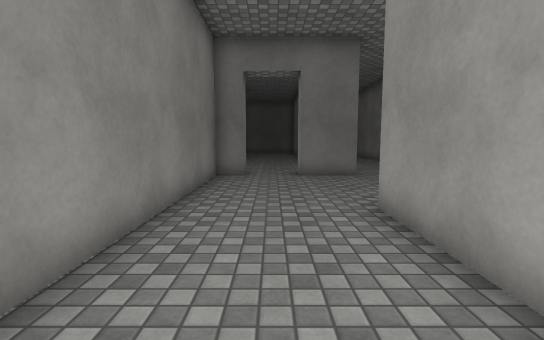
view 1 (above)

24 first-person views from a walk through a scene from a Unity 3-D project. The camera is 1.3 m above the floor, tilts 6° down and sees 85° across. The floor is counted in squares, 1 m on a side. Each view is taken from the middle of a square. On the plan, view 1 faces up. The plan holds only what a view shows up to about 14 squares ahead; the rest is blank. The place goes on beyond the plan. Door leaves are left out, so doorways stand open. Surface patterns are stand-ins for the level's own textures.

view 2
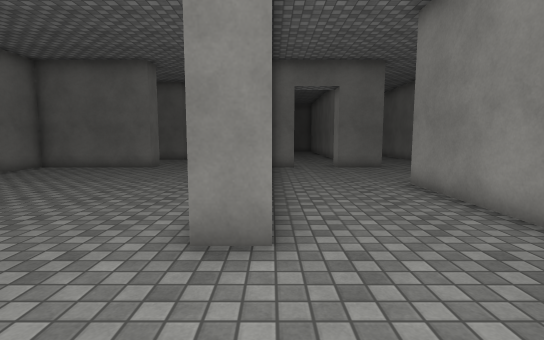

view 3
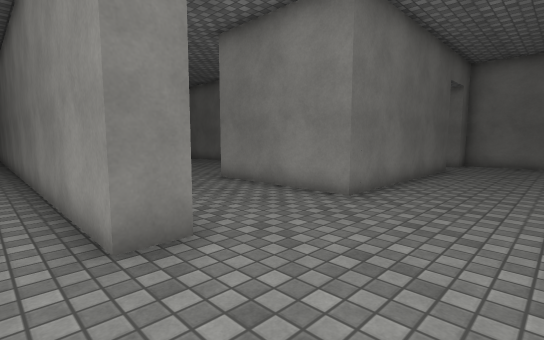

view 4
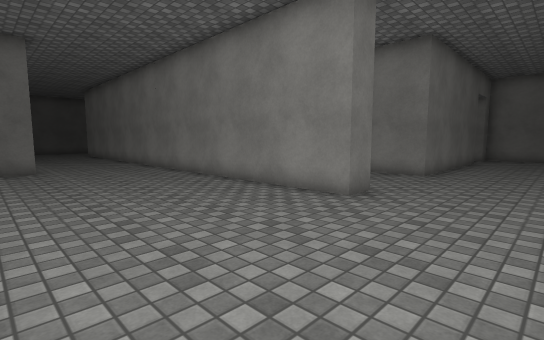

view 5
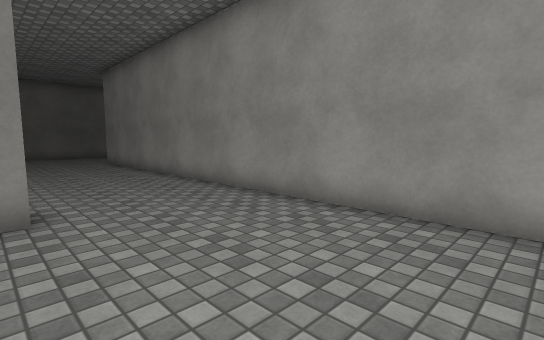

view 6
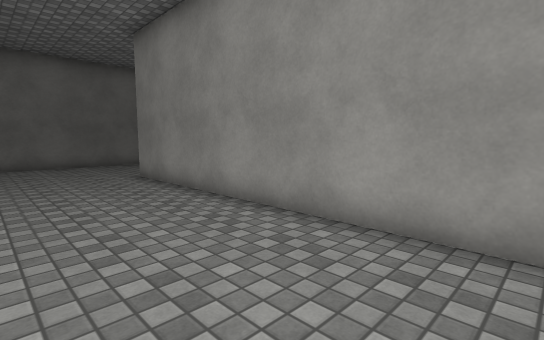

view 7
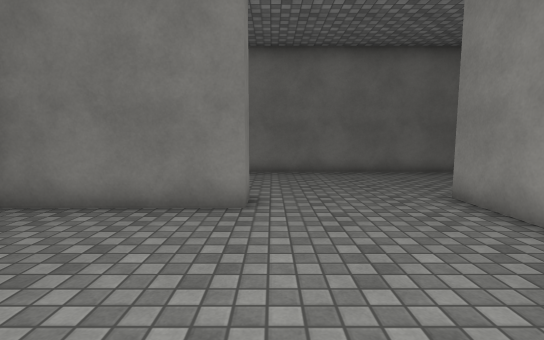

view 8
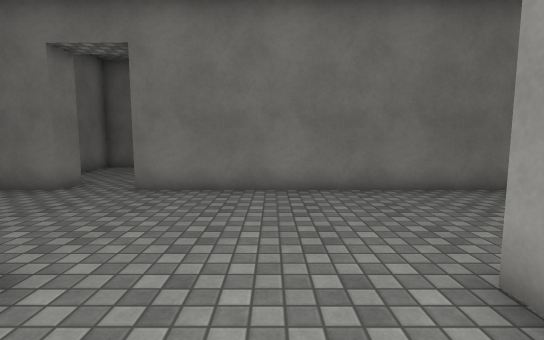

view 9
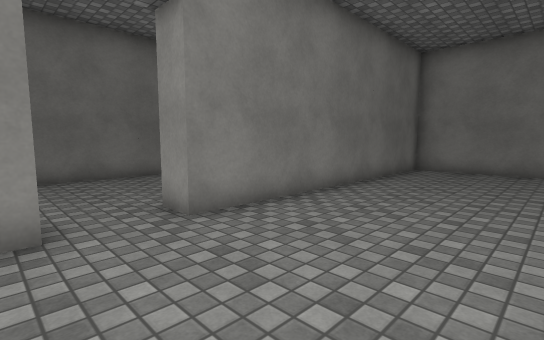

view 10
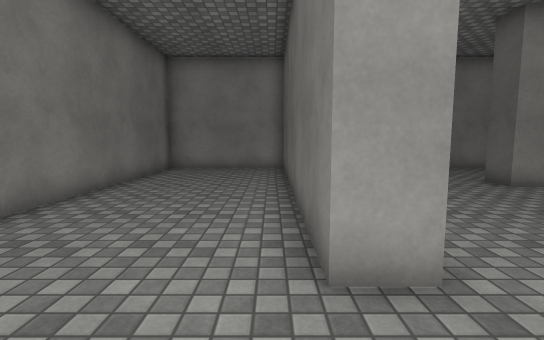

view 11
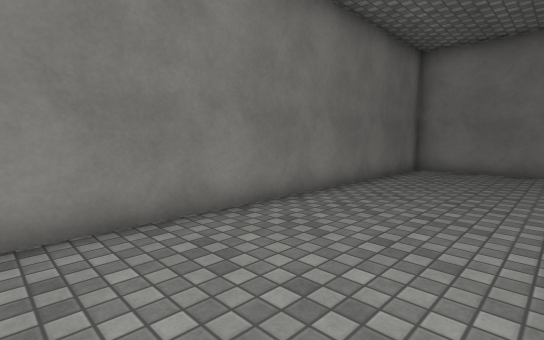

view 12
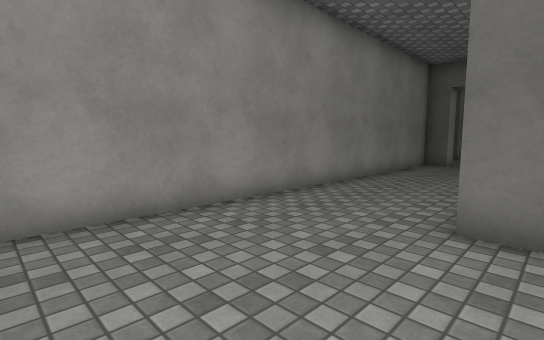

view 13
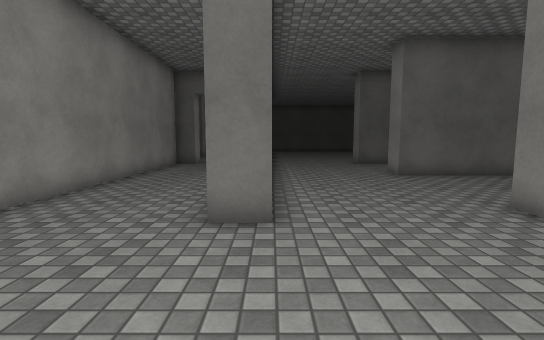

view 14
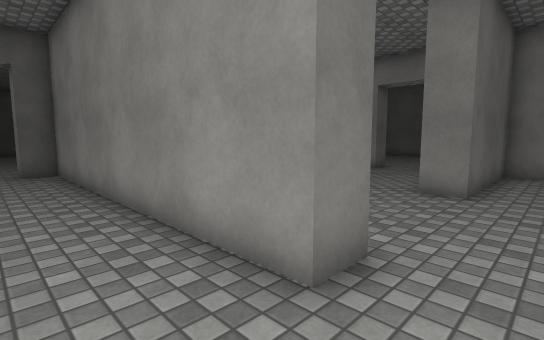

view 15
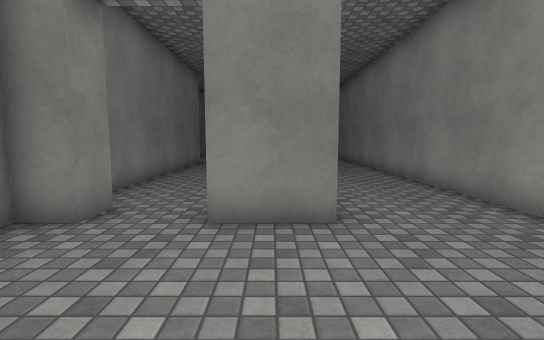

view 16
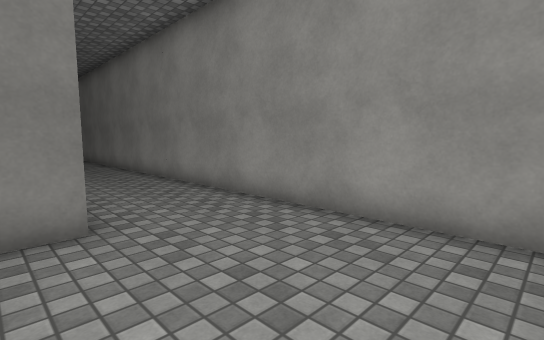

view 17
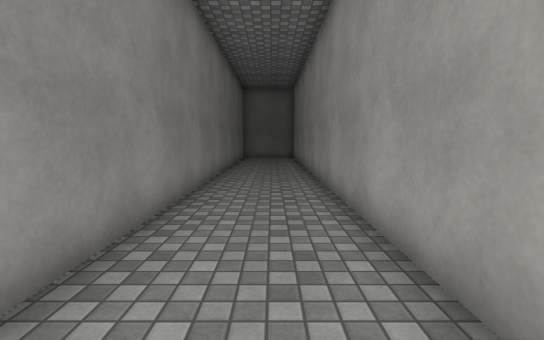

view 18
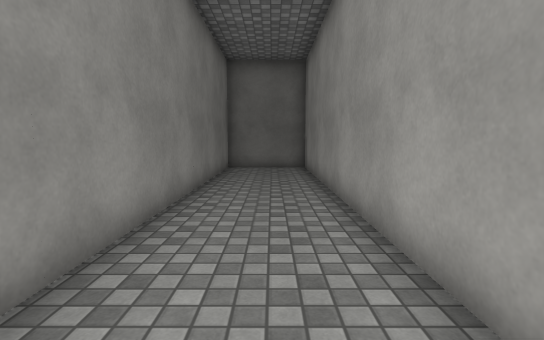

view 19
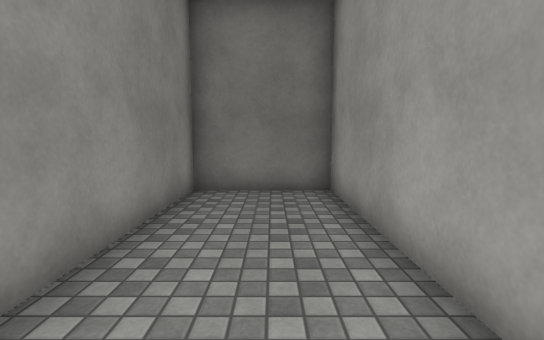

view 20
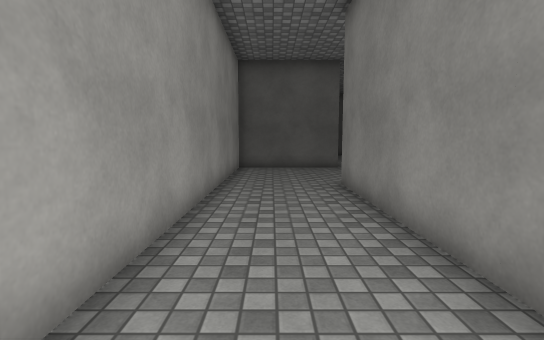

view 21
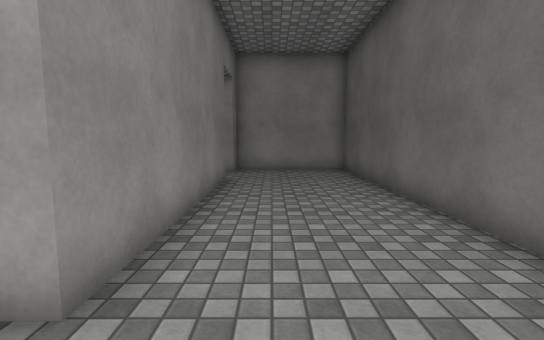

view 22
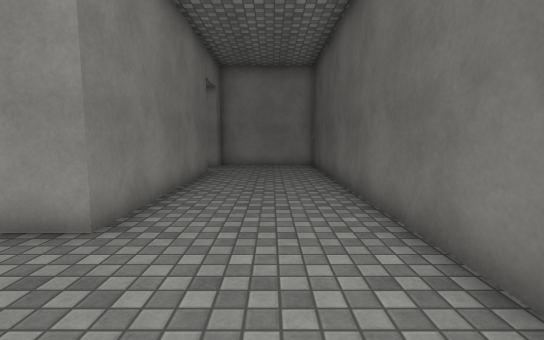

view 23
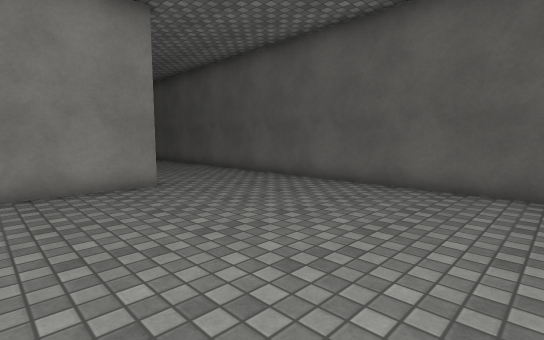

view 24
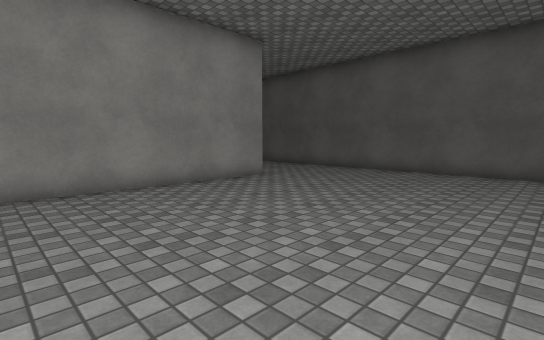

### Floor plan
Points are (right, up) in squares from view 1. A wall is a line through its corners. A room is listed if a view was taken in it or the views show most of it. See-through windows are left out.
Room 1 (views 1, 2, 3, 4, 5, 6, 7, 8, 9, 12, 13, 14, 15, 16, 17, 18, 19, 20, 21, 22, 23, 24)
walls: (-1, 10.5) (-2, 10.5) (-2, 2); (1, 11.5) (1.5, 11.5); (2, 12) (2, 27.5) (-8.5, 27.5); (-7.5, 11.1) (-7.5, 10.5) (-11.5, 10.5); (-11.5, 16.5) (-7.5, 16.5) (-7.5, 15.5); (-1.9, 0.5) (-3, 0.5) (-3, 22.5) (-2, 22.5) (-2, 11.5) (-1, 11.5); (-11.5, 22.5) (-7.5, 22.5) (-7.5, 21.5) (-11.5, 21.5); (9.5, 0.5) (2, 0.5) (2, 5.5) (6.5, 5.5) (6.5, 33.5) (3, 33.5) (3, 10.5) (1, 10.5); (-10.5, 27.5) (-11.5, 27.5); (-10.7, -4) (12.5, -4) (12.5, 0.5) (11.5, 0.5)
ways out: open door at (-9.5, 27.5) to room 2; open door at (0, 10.8); open door at (10.5, 1)
Room 2 (views 10, 11)
walls: (-8.5, 28.5) (1.4, 28.5); (2, 28.4) (2, 33.5) (-11.5, 33.5)
ways out: open door at (-9.5, 27.5) to room 1

Where each view was taken, in squares from view 1:
view 1: 0 up, 0 right, facing up
view 2: 3 down, 2 left, facing up
view 3: 3 down, 4 left, facing up-right
view 4: 3 down, 9 left, facing up-right
view 5: 5 up, 8 left, facing up-right
view 6: 12 up, 7 left, facing up-right
view 7: 16 up, 7 left, facing up
view 8: 20 up, 5 left, facing up
view 9: 23 up, 11 left, facing up-right
view 10: 29 up, 11 left, facing right
view 11: 29 up, 11 left, facing up-right
view 12: 27 up, 3 left, facing down-right
view 13: 27 up, 3 left, facing down
view 14: 24 up, 0 right, facing down-left
view 15: 6 up, 2 right, facing up
view 16: 6 up, 2 right, facing up-right
view 17: 13 up, 5 right, facing up
view 18: 20 up, 5 right, facing up
view 19: 26 up, 5 right, facing up
view 20: 19 up, 5 right, facing down
view 21: 1 down, 0 right, facing right
view 22: 2 down, 2 left, facing right
view 23: 4 up, 11 left, facing down-right
view 24: 8 up, 11 left, facing down-right
